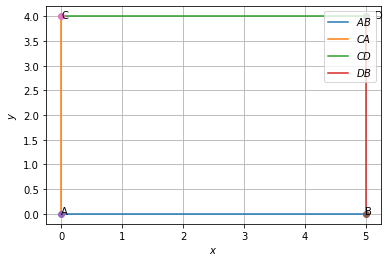

Source code (Python):
# -*- coding: utf-8 -*-
"""Assignment 3.ipynb

Automatically generated by Colaboratory.

Original file is located at
    https://colab.research.google.com/drive/1PEZ5ohMbFAO5Cu6M2EV8TG9T7SDCHzm1
"""

import numpy as np
 
 
def dir_vec(A,B):
  return B-A
 
def norm_vec(A,B):
  return np.matmul(omat, dir_vec(A,B))
 
#Generate line points
def line_gen(A,B):
  len =10
  dim = A.shape[0]
  x_AB = np.zeros((dim,len))
  lam_1 = np.linspace(0,1,len)
  for i in range(len):
    temp1 = A + lam_1[i]*(B-A)
    x_AB[:,i]= temp1.T
  return x_AB
 
def tri_vert(a,b,c):
  p = (a**2 + c**2-b**2 )/(2*a)
  q = np.sqrt(c**2-p**2)
#Triangle vertices
  A = np.array([p,q]) 
  B = np.array([0,0]) 
  C = np.array([a,0]) 
  return  A,B,C
 
 
def line_dir_pt(m,A, dim):
  len = 10
  dim = A.shape[0]
  x_AB = np.zeros((dim,len))
  lam_1 = np.linspace(0,10,len)
  for i in range(len):
    temp1 = A + lam_1[i]*m
    x_AB[:,i]= temp1.T
  return x_AB
 
#Foot of the Altitude
def alt_foot(A,B,C):
  m = B-C
  n = np.matmul(omat,m) 
  N=np.vstack((m,n))
  p = np.zeros(2)
  p[0] = m@A 
  p[1] = n@B
  #Intersection
  P=np.linalg.inv(N.T)@p
  return P
 
#Intersection of two lines
def line_intersect(n1,A1,n2,A2):
  N=np.vstack((n1,n2))
  p = np.zeros(2)
  p[0] = n1@A1
  p[1] = n2@A2
  #Intersection
  P=np.linalg.inv(N)@p
#  P=np.linalg.inv(N.T)@p
  return P
 
#Radius and centre of the circumcircle
#of triangle ABC
def ccircle(A,B,C):
  p = np.zeros(2)
  n1 = dir_vec(B,A)
  p[0] = 0.5*(np.linalg.norm(A)**2-np.linalg.norm(B)**2)
  n2 = dir_vec(C,B)
  p[1] = 0.5*(np.linalg.norm(B)**2-np.linalg.norm(C)**2)
  #Intersection
  N=np.vstack((n1,n2))
  O=np.linalg.inv(N)@p
  r = np.linalg.norm(A -O)
  return O,r
 
#Radius and centre of the incircle
#of triangle ABC
def icentre(A,B,C,k1,k2):
  p = np.zeros(2)
  t = norm_vec(B,C)
  n1 = t/np.linalg.norm(t)
  t = norm_vec(C,A)
  n2 = t/np.linalg.norm(t)
  t = norm_vec(A,B)
  n3 = t/np.linalg.norm(t)
  p[0] = n1@B- k1*n2@C
  p[1] = n2@C- k2*n3@A
  N=np.vstack((n1-k1*n2,n2-k2*n3))
  I=np.matmul(np.linalg.inv(N),p)
  r = n1@(I-B)
  #Intersection
  return I,r
 
dvec = np.array([-1,1]) 
#Orthogonal matrix
omat = np.array([[0,1],[-1,0]]) 
import numpy as np
import matplotlib.pyplot as plt
 
#Sides
a = 5
c = 4
 
#Recangle vertices
A = np.array([0,0]) 
B = np.array([a,0]) 
C = np.array([0,c]) 
D = np.array([a,c]) 
 
#Generating all lines
x_AB = line_gen(A,B)
x_CA = line_gen(C,A)
x_CD = line_gen(C,D)
x_DB = line_gen(D,B)
 
 
#Plotting all lines
plt.plot(x_AB[0,:],x_AB[1,:],label='$AB$')
plt.plot(x_CA[0,:],x_CA[1,:],label='$CA$')
plt.plot(x_CD[0,:],x_CD[1,:],label='$CD$')
plt.plot(x_DB[0,:],x_DB[1,:],label='$DB$')
 
plt.plot(A[0], A[1], 'o')
plt.text(A[0] * (1 + 0.01), A[1] * (1 - 0.01) , 'A')
plt.plot(B[0], B[1], 'o')
plt.text(B[0] * (1 - 0.002), B[1] * (1) , 'B')
plt.plot(C[0], C[1], 'o')
plt.text(C[0] * (1 + 0.03), C[1] * (1 - 0.01) , 'C')
plt.plot(D[0], D[1], 'o')
plt.text(D[0] * (1 + 0.03), D[1] * (1 - 0.01) , 'D')
 
plt.xlabel('$x$')
plt.ylabel('$y$')
plt.legend(loc='upper right')
plt.grid()
